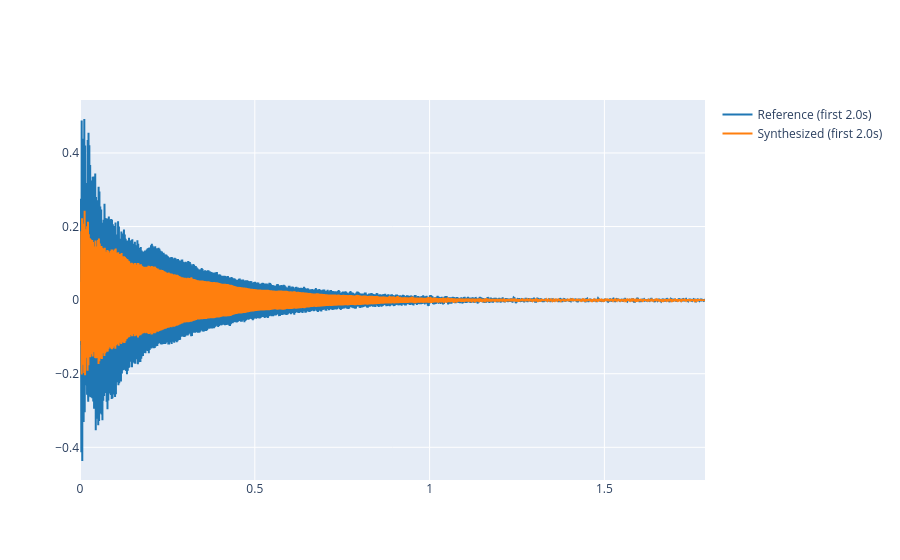

The code cell stored with this chart in its notebook:
### Markdown cell above
1.2 Plot both reference and synthesised signal.

### Code cell
# Write your code here# ...existing code...
# Plot both reference and synthesized signals (time domain)
# Show a short segment for clarity (e.g., first 2 seconds) and play the synthesized audio.
duration_sec = 2.0
n_samples = int(min(len(ref), len(synthesized), duration_sec * fs))

plot_signals([ref[:n_samples], synthesized[:n_samples]], fs, 
             name=['Reference (first {}s)'.format(duration_sec), 'Synthesized (first {}s)'.format(duration_sec)])

# Reproduce full synthesized sound (optional)
ipd.display(ipd.Audio(synthesized, rate=fs))
# ...existing code...

### Figure 1 — Plotly figure (JSON) as saved in the notebook; plotly's stock layout.template omitted (floating-point values rounded to 4 significant figures; data arrays with more than 128 entries replaced by an {"elided": "..."} marker saying what was removed)
{"data": [{"line": {"color": "#1f77b4", "shape": "linear"}, "mode": "lines", "name": "Reference (first 2.0s)", "type": "scatter", "x": {"elided": "78840 float values"}, "y": {"elided": "78840 float values"}}, {"line": {"color": "#ff7f0e", "shape": "linear"}, "mode": "lines", "name": "Synthesized (first 2.0s)", "type": "scatter", "x": {"elided": "78840 float values"}, "y": {"elided": "78840 float values"}}], "layout": {}}
